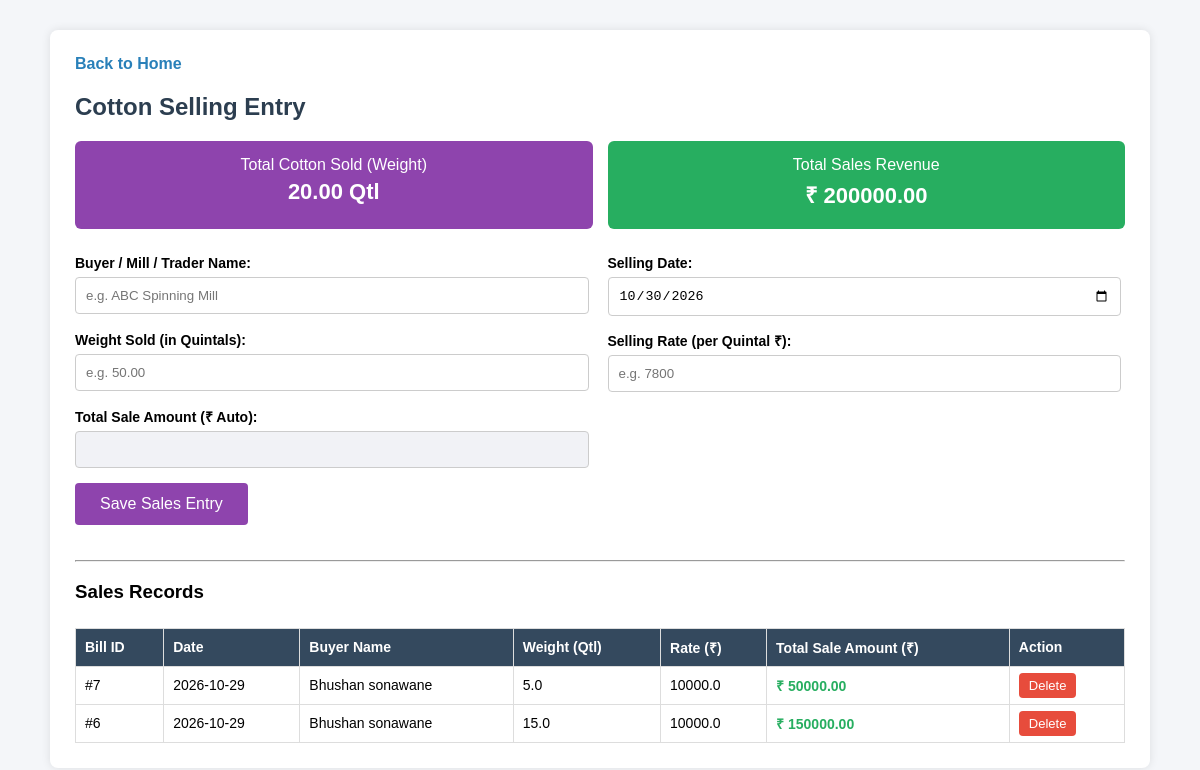
Screenshot of /selling with the database file from the repository.
### tables this page shows
CREATE TABLE sales (
            id INTEGER PRIMARY KEY AUTOINCREMENT,
            buyer_name TEXT NOT NULL,
            date TEXT,
            weight REAL,         
            rate REAL,          
            total_amount REAL
        );

### app.py (the view, shortened to what this page needs)
@app.route('/selling', methods=['GET', 'POST'])
def selling():
    conn = get_db_connection()
    sales = conn.execute('SELECT * FROM sales ORDER BY id DESC').fetchall()
    total_sold_weight = sum((s['weight'] or 0) for s in sales)
    total_sales_amount = sum((s['total_amount'] or 0) for s in sales)
    conn.close()
    return render_template('selling.html',
                           sales=sales,
                           total_sold_weight=total_sold_weight,
                           total_sales_amount=total_sales_amount)

### db.py (called while the page is built)
def get_db_connection():
    conn = sqlite3.connect('cotton.db')
    conn.row_factory = sqlite3.Row
    return conn

### templates/selling.html (shortened to what this page needs)
<!DOCTYPE html>
<html lang="en">
<head>
</head>
<body>
    <div class="container">
        <a class="home-link" href="/">Back to Home</a>
        <h2>Cotton Selling Entry</h2>
        <div class="summary-cards">
            <div class="card card-purple">
                <span>Total Cotton Sold (Weight)</span>
                <h3>{{ "%.2f"|format(total_sold_weight) }} Qtl</h3>
            </div>
            <div class="card card-green">
                <span>Total Sales Revenue</span>
                <h3>₹ {{ "%.2f"|format(total_sales_amount) }}</h3>
            </div>
        </div>
        <form method="POST">
            <div class="form-grid">
                <div>
                    <label>Buyer / Mill / Trader Name:</label><br>
                    <input type="text" name="buyer_name" required placeholder="e.g. ABC Spinning Mill">
                </div>
                <div>
                    <label>Selling Date:</label><br>
                    <input type="date" name="date" required id="s_date">
                </div>
                <div>
                    <label>Weight Sold (in Quintals):</label><br>
                    <input type="number" step="0.01" name="weight" id="s_weight" required placeholder="e.g. 50.00" oninput="calculateSaleTotal()">
                </div>
                <div>
                    <label>Selling Rate (per Quintal ₹):</label><br>
                    <input type="number" step="0.01" name="rate" id="s_rate" required placeholder="e.g. 7800" oninput="calculateSaleTotal()">
                </div>
                <div>
                    <label>Total Sale Amount (₹ Auto):</label><br>
                    <input type="number" step="0.01" name="total_amount" id="s_total" readonly class="auto-field">
                </div>
            </div>
            <button type="submit" class="btn-save">Save Sales Entry</button>
        </form>
        <hr style="margin-top: 35px;">
        <h3>Sales Records</h3>
        <table>
            <tr>
                <th>Bill ID</th>
                <th>Date</th>
                <th>Buyer Name</th>
                <th>Weight (Qtl)</th>
                <th>Rate (₹)</th>
                <th>Total Sale Amount (₹)</th>
                <th>Action</th>
            </tr>
            {% for s in sales %}
            <tr>
                <td>#{{ s.id }}</td>
                <td>{{ s.date }}</td>
                <td>{{ s.buyer_name }}</td>
                <td>{{ s.weight }}</td>
                <td>{{ s.rate }}</td>
                <td><strong style="color: #27ae60;">₹ {{ "%.2f"|format(s.total_amount) }}</strong></td>
                <td>
                    <a href="/delete_selling/{{ s.id }}"
                       class="btn-delete"
                       onclick="return confirm('Are you sure you want to delete this sale record?');">
                       Delete
                    </a>
                </td>
            </tr>
            {% endfor %}
        </table>
    </div>
</body>
</html>

### templates/selling.html (style rules this page uses)
body { font-family: Arial, sans-serif; margin: 30px; background-color: #f4f6f9; }
.container { max-width: 1050px; margin: auto; background: white; padding: 25px; border-radius: 8px; box-shadow: 0 0 10px rgba(0,0,0,0.1); }
h2 { color: #2c3e50; }
.summary-cards { display: grid; grid-template-columns: 1fr 1fr; gap: 15px; margin-bottom: 25px; }
.card { padding: 15px; border-radius: 6px; color: white; text-align: center; }
.card h3 { margin: 5px 0; font-size: 22px; }
.card-purple { background-color: #8e44ad; }
.card-green { background-color: #27ae60; }
.form-grid { display: grid; grid-template-columns: 1fr 1fr; gap: 15px; }
label { font-weight: bold; font-size: 14px; }
input { width: 95%; padding: 10px; margin-top: 5px; border: 1px solid #ccc; border-radius: 4px; }
.auto-field { background-color: #f1f2f6; font-weight: bold; }
.btn-save { background-color: #8e44ad; color: white; padding: 12px 25px; border: none; border-radius: 4px; cursor: pointer; font-size: 16px; margin-top: 15px; }
.btn-delete { background-color: #e74c3c; color: white; padding: 5px 10px; text-decoration: none; border-radius: 4px; font-size: 13px; }
table { width: 100%; border-collapse: collapse; margin-top: 25px; }
table, th, td { border: 1px solid #ddd; }
th, td { padding: 9px; text-align: left; font-size: 14px; }
th { background-color: #34495e; color: white; }
a.home-link { text-decoration: none; color: #2980b9; font-weight: bold; }

### rows the page displays
sales: id "7", date "2026-10-29", buyer_name "Bhushan sonawane", weight "5.0", rate "10000.0", total_amount "50000.00"
sales: id "6", date "2026-10-29", buyer_name "Bhushan sonawane", weight "15.0", rate "10000.0", total_amount "150000.00"

### other values shown
{{ "%.2f"|format(total_sold_weight) }} "20.00"
{{ "%.2f"|format(total_sales_amount) }} "200000.00"
